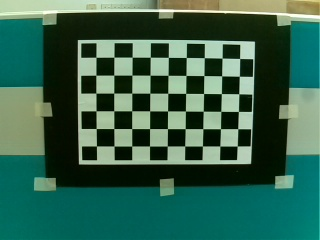
#> input picture milestone2/calibration/Images/calib_0.png, 320 x 240 px; its folder holds only this picture in this run
$ python camera_calibration.py
#> lines starting #> are read from the running program, lines starting #| are printed output that depends on the picture; after the words box and inside, x2 and y2 are one past the last pixel; in counts of white or black regions, pixels touching at a corner belong together; long printed decimals are rounded
#!/usr/bin/env python

import cv2
import numpy as np
import os
import glob

# Defining the dimensions of checkerboard
CHECKERBOARD = (6,9)
criteria = (cv2.TERM_CRITERIA_EPS + cv2.TERM_CRITERIA_MAX_ITER, 30, 0.001)

# Creating vector to store vectors of 3D points for each checkerboard image
objpoints = []
# Creating vector to store vectors of 2D points for each checkerboard image
imgpoints = []


# Defining the world coordinates for 3D points
objp = np.zeros((1, CHECKERBOARD[0] * CHECKERBOARD[1], 3), np.float32)
objp[0,:,:2] = np.mgrid[0:CHECKERBOARD[0], 0:CHECKERBOARD[1]].T.reshape(-1, 2)
prev_img_shape = None

# Extracting path of individual image stored in a given directory
images = glob.glob('.\Images/*.png')
for fname in images:
    img = cv2.imread(fname)
#> img is the input picture: shape (240, 320, 3); mean B, G, R 77.6, 97.8, 52.6
    gray = cv2.cvtColor(img,cv2.COLOR_BGR2GRAY)
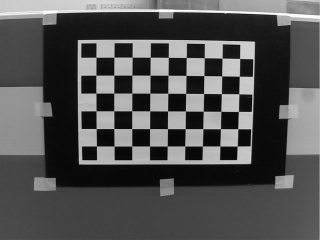
#> gray: shape (240, 320); min 4, max 254, mean 82
    # Find the chess board corners
    # If desired number of corners are found in the image then ret = true
    ret, corners = cv2.findChessboardCorners(gray, CHECKERBOARD, cv2.CALIB_CB_ADAPTIVE_THRESH + cv2.CALIB_CB_FAST_CHECK + cv2.CALIB_CB_NORMALIZE_IMAGE)
#> ret = True; corners = 54 rows, first 8: [96.46, 146], [96.2, 128.5], [96.1, 110.8], [95.86, 93.16], [95.86, 75.23], [95.98, 57.29], [114, 146], [113.8, 128.5]

    """
    If desired number of corner are detected,
    we refine the pixel coordinates and display
    them on the images of checker board
    """
    if ret == True:
        objpoints.append(objp)
        # refining pixel coordinates for given 2d points.
        corners2 = cv2.cornerSubPix(gray, corners, (11,11),(-1,-1), criteria)
#> corners2 = 54 rows, first 8: [96.45, 145.9], [96.23, 128.5], [95.97, 110.8], [95.88, 93.14], [95.82, 75.2], [95.93, 57.27], [114, 146], [113.8, 128.5]

        imgpoints.append(corners2)

        # Draw and display the corners
        img = cv2.drawChessboardCorners(img, CHECKERBOARD, corners2, ret)
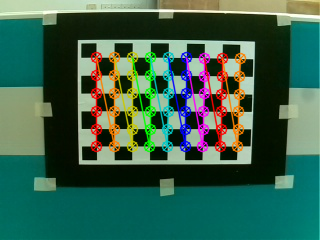
#> img: shape (240, 320, 3); 10.95% of pixels changed, all inside (x1, y1, x2, y2) = (90, 51, 247, 153)

    cv2.imshow('img',img)
    cv2.waitKey(0)

cv2.destroyAllWindows()

h,w = img.shape[:2]
#> h = 240; w = 320

"""
Performing camera calibration by
passing the value of known 3D points (objpoints)
and corresponding pixel coordinates of the
detected corners (imgpoints)
"""
ret, mtx, dist, rvecs, tvecs = cv2.calibrateCamera(objpoints, imgpoints, gray.shape[::-1], None, None)
#> ret = 0.0932; mtx = [[505.5, 0, 174.2], [0, 505.7, 114.2], [0, 0, 1]]; dist = [[0.109, -20.62, 0.0123, 0.00216, 285.4]]; rvecs = ([0.176, 0.0793, -1.56],); tvecs = ([-4.39, 1.78, 28.33],)

print("Camera matrix : \n")
print(mtx)
#| [[505.548   0.         174.209]
#|  [  0.         505.720 114.180]
#|  [  0.           0.           1.        ]]
print("dist : \n")
print(dist)
#| [[ 1.09131312e-01 -2.06153086e+01  1.22750931e-02  2.16431787e-03
#|    2.85351661e+02]]
print("rvecs : \n")
print(rvecs)
#| (array([[ 0.1756  ],
#|        [ 0.07934],
#|        [-1.558]]),)
print("tvecs : \n")
print(tvecs)
#| (array([[-4.389],
#|        [ 1.781 ],
#|        [28.333  ]]),)

# save the intrinsic parameters
dataDir = "{}/param/".format(os.getcwd())
print("\nIntrinsic parameters:\n", mtx)
#| Intrinsic parameters:
#|  [[505.548   0.         174.209]
#|  [  0.         505.720 114.180]
#|  [  0.           0.           1.        ]]
fileNameI = "{}intrinsic.txt".format(dataDir)
np.savetxt(fileNameI, mtx, delimiter=',')

$ run again, on milestone2/calibration/Images/calib_14.png
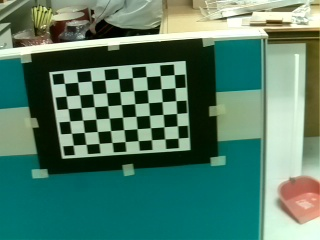
#> input picture milestone2/calibration/Images/calib_14.png, 320 x 240 px
#> img is the input picture: shape (240, 320, 3); mean B, G, R 103.7, 123.1, 79.3
#> `gray = cv2.cvtColor(img,cv2.COLOR_BGR2GRAY)`:
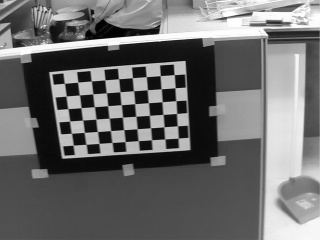
#> gray: shape (240, 320); min 0, max 255, mean 107.8
#> `ret, corners = cv2.findChessboardCorners(gray, CHECKERBOARD, cv2.CALIB..`: ret = True; corners = 54 rows, first 8: [73.14, 145], [71.54, 133.4], [69.98, 120.9], [67.95, 108.6], [66.06, 96.07], [64.2, 83.28], [86.04, 144.4], [84.12, 132.4]
#> corners2 = 54 rows, first 8: [64.12, 154.8], [63.41, 138.7], [59.7, 114.6], [59.7, 114.6], [55.26, 102.7], [64.2, 83.28], [93.95, 152.5], [78.39, 138.9]
#> `img = cv2.drawChessboardCorners(img, CHECKERBOARD, corners2, ret)`:
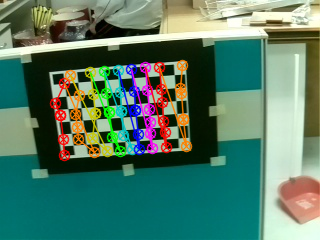
#> img: shape (240, 320, 3); 9.46% of pixels changed, all inside (x1, y1, x2, y2) = (49, 59, 193, 162)
#> `ret, mtx, dist, rvecs, tvecs = cv2.calibrateCamera(objpoints, imgpoint..`: ret = 5.25; mtx = [[739.3, 0, 159.4], [0, 970.1, 157.3], [0, 0, 1]]; dist = [[34.9, -155.1, 1.12, 1.19, -7647.9]]; rvecs = ([0.36, 0.808, -1.55],); tvecs = ([-6.22, -0.871, 49.76],)
#| [[739.349   0.         159.355]
#|  [  0.         970.073 157.300]
#|  [  0.           0.           1.        ]]
#| [[ 3.49038988e+01 -1.55094877e+02  1.11877018e+00  1.19308189e+00
#|   -7.64792832e+03]]
#| (array([[ 0.3596],
#|        [ 0.8085],
#|        [-1.546]]),)
#| (array([[-6.219],
#|        [-0.8711],
#|        [49.757]]),)
#| Intrinsic parameters:
#|  [[739.349   0.         159.355]
#|  [  0.         970.073 157.300]
#|  [  0.           0.           1.        ]]

$ run again, on milestone2/calibration/Images/calib_15.png
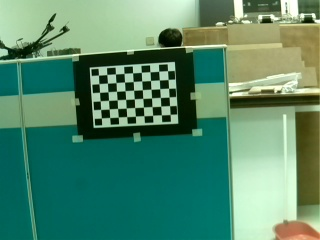
#> input picture milestone2/calibration/Images/calib_15.png, 320 x 240 px
#> img is the input picture: shape (240, 320, 3); mean B, G, R 107.4, 135.7, 82.5
#> `gray = cv2.cvtColor(img,cv2.COLOR_BGR2GRAY)`:
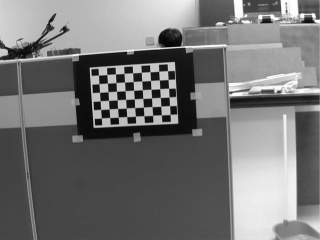
#> gray: shape (240, 320); min 5, max 255, mean 116.5
#> `ret, corners = cv2.findChessboardCorners(gray, CHECKERBOARD, cv2.CALIB..`: ret = True; corners = 54 rows, first 8: [101.4, 118], [100.5, 109.4], [99.99, 101], [99.38, 92.08], [99.04, 83.84], [98.46, 75.03], [109.8, 117.5], [108.9, 109.2]
#> corners2 = 54 rows, first 8: [95.82, 124.2], [95.52, 109.4], [94.87, 101.1], [94.42, 92.38], [93.74, 84.11], [92.55, 69.94], [110.1, 122.7], [108.9, 108.9]
#> `img = cv2.drawChessboardCorners(img, CHECKERBOARD, corners2, ret)`:
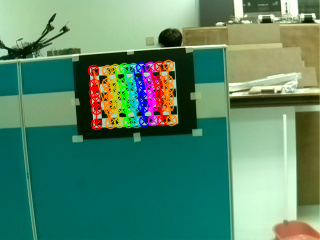
#> img: shape (240, 320, 3); 6.48% of pixels changed, all inside (x1, y1, x2, y2) = (87, 59, 178, 131)
#> `ret, mtx, dist, rvecs, tvecs = cv2.calibrateCamera(objpoints, imgpoint..`: ret = 1.71; mtx = [[215, 0, 147.5], [0, 229.1, 111.7], [0, 0, 1]]; dist = [[-6.43, 239.8, 0.283, -0.169, -1710.2]]; rvecs = ([-0.406, 0.406, -1.56],); tvecs = ([-4.7, 0.83, 22.82],)
#| [[214.993    0.         147.478]
#|  [  0.         229.062 111.667]
#|  [  0.           0.           1.        ]]
#| [[-6.43277732e+00  2.39762199e+02  2.82680635e-01 -1.69027678e-01
#|   -1.71021283e+03]]
#| (array([[-0.4057],
#|        [ 0.4061],
#|        [-1.565]]),)
#| (array([[-4.697],
#|        [ 0.8298],
#|        [22.819]]),)
#| Intrinsic parameters:
#|  [[214.993    0.         147.478]
#|  [  0.         229.062 111.667]
#|  [  0.           0.           1.        ]]

$ run again, on milestone2/calibration/Images/calib_16.png
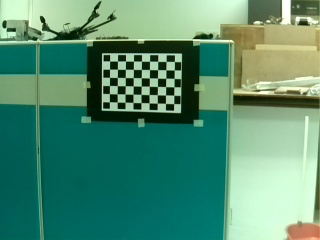
#> input picture milestone2/calibration/Images/calib_16.png, 320 x 240 px
#> img is the input picture: shape (240, 320, 3); mean B, G, R 113.7, 141.3, 82.5
#> `gray = cv2.cvtColor(img,cv2.COLOR_BGR2GRAY)`:
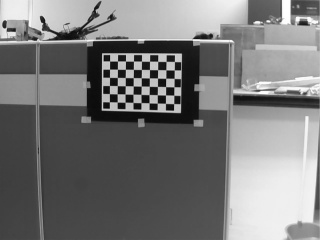
#> gray: shape (240, 320); min 10, max 255, mean 120.6
#> `ret, corners = cv2.findChessboardCorners(gray, CHECKERBOARD, cv2.CALIB..`: ret = True; corners = 54 rows, first 8: [109.4, 101.9], [109.5, 93.73], [109.5, 85.51], [109.5, 77.21], [109.5, 69.07], [109.6, 60.97], [117, 102], [117, 93.95]
#> corners2 = 54 rows, first 8: [106.8, 107.2], [107.8, 93.48], [107.8, 85.45], [107.9, 77.36], [108.5, 69.16], [107.6, 55.92], [116.8, 107.2], [116.6, 93.78]
#> `img = cv2.drawChessboardCorners(img, CHECKERBOARD, corners2, ret)`:
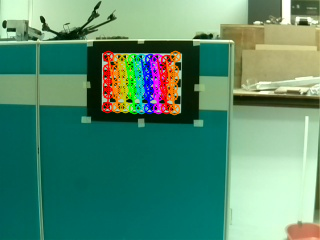
#> img: shape (240, 320, 3); 5.72% of pixels changed, all inside (x1, y1, x2, y2) = (101, 50, 182, 116)
#> `ret, mtx, dist, rvecs, tvecs = cv2.calibrateCamera(objpoints, imgpoint..`: ret = 1.27; mtx = [[338.7, 0, 144.3], [0, 366.9, 102.5], [0, 0, 1]]; dist = [[-4.09, 218, 0.368, -0.251, 1931.6]]; rvecs = ([-0.434, 0.392, -1.5],); tvecs = ([-3.79, 0.245, 36.49],)
#| [[338.688   0.         144.322]
#|  [  0.         366.915 102.479]
#|  [  0.           0.           1.        ]]
#| [[-4.09065333e+00  2.17994747e+02  3.68008487e-01 -2.51415711e-01
#|    1.93160859e+03]]
#| (array([[-0.4336],
#|        [ 0.3919],
#|        [-1.501]]),)
#| (array([[-3.794],
#|        [ 0.2453],
#|        [36.492]]),)
#| Intrinsic parameters:
#|  [[338.688   0.         144.322]
#|  [  0.         366.915 102.479]
#|  [  0.           0.           1.        ]]

$ run again, on milestone2/calibration/Images/calib_1.png
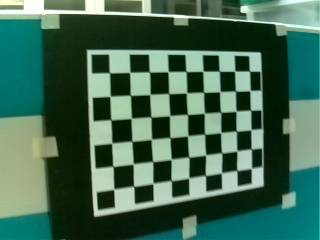
#> input picture milestone2/calibration/Images/calib_1.png, 320 x 240 px
#> img is the input picture: shape (240, 320, 3); mean B, G, R 82.2, 103.4, 64.5
#> `gray = cv2.cvtColor(img,cv2.COLOR_BGR2GRAY)`:
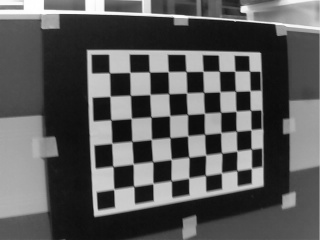
#> gray: shape (240, 320); min 11, max 255, mean 89.4
#> `ret, corners = cv2.findChessboardCorners(gray, CHECKERBOARD, cv2.CALIB..`: ret = True; corners = 54 rows, first 8: [113.7, 189.3], [112.9, 166.4], [111.8, 143.2], [111, 119.8], [110.1, 96.24], [109.5, 72.78], [133.7, 186.3], [133.1, 163.9]
#> corners2 = 54 rows, first 8: [113.8, 189.1], [112.9, 166.3], [111.7, 143.2], [110.8, 119.8], [110, 96.24], [109.4, 72.74], [133.7, 186.3], [133.2, 163.9]
#> `img = cv2.drawChessboardCorners(img, CHECKERBOARD, corners2, ret)`:
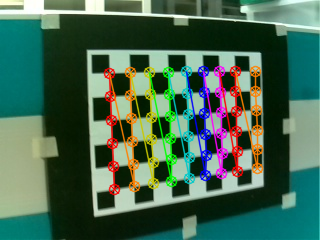
#> img: shape (240, 320, 3); 12.07% of pixels changed, all inside (x1, y1, x2, y2) = (103, 65, 264, 196)
#> `ret, mtx, dist, rvecs, tvecs = cv2.calibrateCamera(objpoints, imgpoint..`: ret = 0.71; mtx = [[429.5, 0, 97.01], [0, 465, 122.9], [0, 0, 1]]; dist = [[-1.49, -4.1, 0.0169, 0.136, 55.36]]; rvecs = ([0.335, -0.2, -1.61],); tvecs = ([0.748, 2.86, 20.04],)
#| [[429.461    0.          97.010]
#|  [  0.         464.960 122.876]
#|  [  0.           0.           1.        ]]
#| [[-1.48610335e+00 -4.09557594e+00  1.69094138e-02  1.35682846e-01
#|    5.53587720e+01]]
#| (array([[ 0.335],
#|        [-0.2002],
#|        [-1.612]]),)
#| (array([[ 0.7479 ],
#|        [ 2.858],
#|        [20.036]]),)
#| Intrinsic parameters:
#|  [[429.461    0.          97.010]
#|  [  0.         464.960 122.876]
#|  [  0.           0.           1.        ]]
